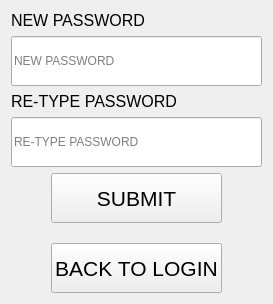
      <widget class="QWidget" name="forget_password">
       <layout class="QGridLayout" name="gridLayout_5">
        <item row="3" column="0">
         <widget class="QLabel" name="label_18">
          <property name="font">
           <font>
            <family>MS Shell Dlg 2</family>
            <pointsize>12</pointsize>
            <weight>50</weight>
            <italic>false</italic>
            <bold>false</bold>
           </font>
          </property>
          <property name="text">
           <string>RE-TYPE PASSWORD</string>
          </property>
         </widget>
        </item>
        <item row="2" column="0">
         <widget class="QLineEdit" name="lineEdit_3">
          <property name="minimumSize">
           <size>
            <width>0</width>
            <height>50</height>
           </size>
          </property>
          <property name="echoMode">
           <enum>QLineEdit::Password</enum>
          </property>
          <property name="placeholderText">
           <string>NEW PASSWORD</string>
          </property>
         </widget>
        </item>
        <item row="4" column="0">
         <widget class="QLineEdit" name="lineEdit_5">
          <property name="minimumSize">
           <size>
            <width>0</width>
            <height>50</height>
           </size>
          </property>
          <property name="echoMode">
           <enum>QLineEdit::Password</enum>
          </property>
          <property name="placeholderText">
           <string>RE-TYPE PASSWORD</string>
          </property>
         </widget>
        </item>
        <item row="1" column="0">
         <widget class="QLabel" name="label_17">
          <property name="font">
           <font>
            <family>MS Shell Dlg 2</family>
            <pointsize>12</pointsize>
            <weight>50</weight>
            <italic>false</italic>
            <bold>false</bold>
           </font>
          </property>
          <property name="text">
           <string>NEW PASSWORD</string>
          </property>
         </widget>
        </item>
        <item row="5" column="0">
         <layout class="QGridLayout" name="gridLayout_6">
          <property name="verticalSpacing">
           <number>20</number>
          </property>
          <item row="1" column="1">
           <widget class="QPushButton" name="pushButton_6">
            <property name="minimumSize">
             <size>
              <width>50</width>
              <height>50</height>
             </size>
            </property>
            <property name="maximumSize">
             <size>
              <width>500</width>
              <height>16777215</height>
             </size>
            </property>
            <property name="font">
             <font>
              <family>MS Shell Dlg 2</family>
              <pointsize>16</pointsize>
              <weight>50</weight>
              <italic>false</italic>
              <bold>false</bold>
             </font>
            </property>
            <property name="text">
             <string>BACK TO LOGIN</string>
            </property>
           </widget>
          </item>
          <item row="0" column="0">
           <spacer name="horizontalSpacer_5">
            <property name="orientation">
             <enum>Qt::Horizontal</enum>
            </property>
            <property name="sizeHint" stdset="0">
             <size>
              <width>40</width>
              <height>20</height>
             </size>
            </property>
           </spacer>
          </item>
          <item row="0" column="1">
           <widget class="QPushButton" name="pushButton_5">
            <property name="minimumSize">
             <size>
              <width>50</width>
              <height>50</height>
             </size>
            </property>
            <property name="maximumSize">
             <size>
              <width>500</width>
              <height>16777215</height>
             </size>
            </property>
            <property name="font">
             <font>
              <family>MS Shell Dlg 2</family>
              <pointsize>16</pointsize>
              <weight>50</weight>
              <italic>false</italic>
              <bold>false</bold>
             </font>
            </property>
            <property name="text">
             <string>SUBMIT</string>
            </property>
           </widget>
          </item>
          <item row="0" column="2">
           <spacer name="horizontalSpacer_6">
            <property name="orientation">
             <enum>Qt::Horizontal</enum>
            </property>
            <property name="sizeHint" stdset="0">
             <size>
              <width>40</width>
              <height>20</height>
             </size>
            </property>
           </spacer>
          </item>
         </layout>
        </item>
       </layout>
      </widget>
